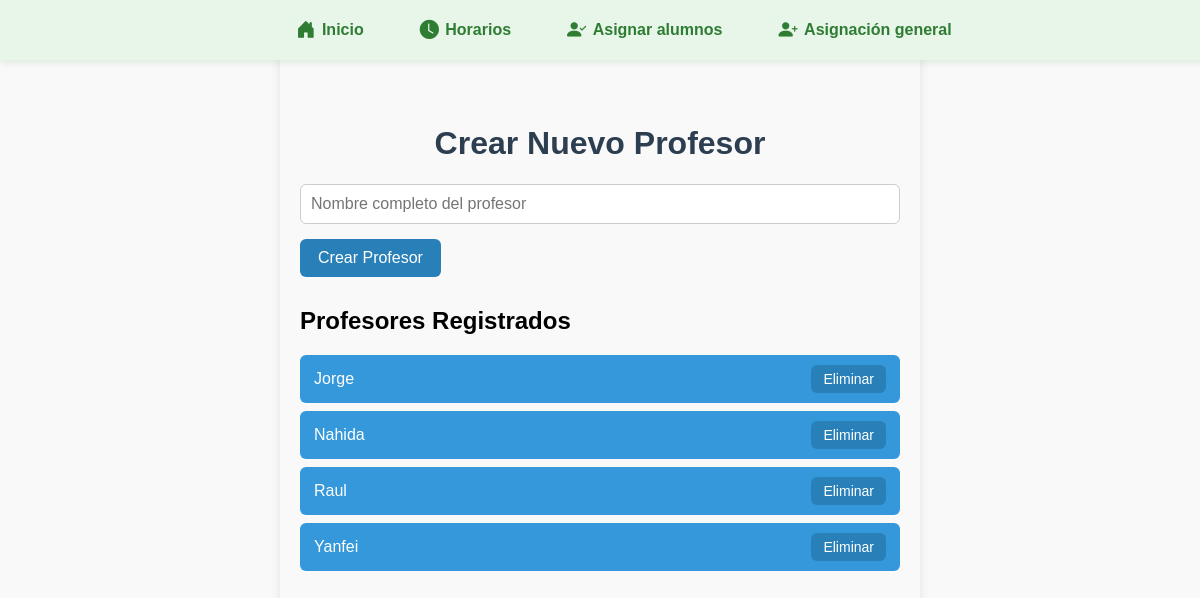
The app's page /crear_profesores.php, older data.
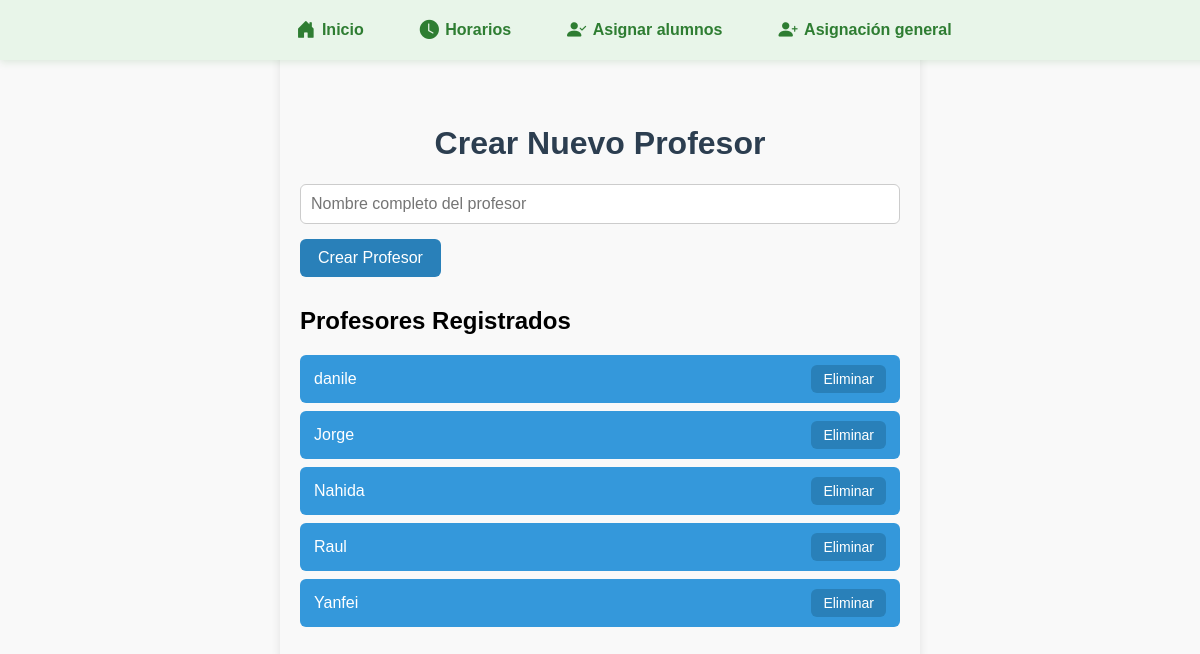
The same page, newer data.
### tables this page shows
CREATE TABLE `profesores` (
  `id` int(11) NOT NULL AUTO_INCREMENT,
  `nombre` varchar(100) NOT NULL,
  PRIMARY KEY (`id`)
);

### crear_profesores.php (the view, shortened to what this page needs)
<?php
require_once __DIR__ . '/includes/bd.php';
$profesores = $conexion->query("SELECT id, nombre FROM profesores ORDER BY nombre")->fetch_all(MYSQLI_ASSOC);
function escape($str) {
    return htmlspecialchars($str, ENT_QUOTES);
}
?>
<!DOCTYPE html>
<html lang="es">
<head>
</head>
<body style="font-family: Arial, sans-serif; max-width: 600px; margin: 30px auto; background: #f9f9f9; padding: 20px; border-radius: 8px; box-shadow: 0 3px 10px rgba(0,0,0,0.1);">
    <?php include 'navbar3.php'; ?>
    <br>
    <br>
    <br>
    <h1 style="color: #2c3e50; text-align: center;">Crear Nuevo Profesor</h1>
    <form method="POST" action="" style="margin-bottom: 30px;">
        <input
            type="text"
            name="nombre"
            placeholder="Nombre completo del profesor"
            required
            style="width: calc(100% - 22px); padding: 10px; font-size: 16px; border-radius: 6px; border: 1px solid #ccc; margin-bottom: 15px;"
        >
        <button
            type="submit"
            style="background-color: #2980b9; color: white; border: none; padding: 10px 18px; border-radius: 6px; font-size: 16px; cursor: pointer; transition: background-color 0.2s;"
            onmouseover="this.style.backgroundColor='#1c5980';"
            onmouseout="this.style.backgroundColor='#2980b9';"
        >
            Crear Profesor
        </button>
    </form>
    <h2 style="margin-top: 0;">Profesores Registrados</h2>
    <?php if (count($profesores) > 0): ?>
        <ul style="list-style-type: none; padding-left: 0;">
            <?php foreach ($profesores as $profesor): ?>
                <li
                    style="background: #3498db; color: white; padding: 10px 14px; margin-bottom: 8px; border-radius: 6px; display: flex; justify-content: space-between; align-items: center;"
                >
                    <?= escape($profesor['nombre']) ?>
                    <a
                        href="?eliminar_id=<?= $profesor['id'] ?>"
                        class="btn-eliminar"
                        onclick="return confirm('¿Seguro que deseas eliminar a <?= escape(addslashes($profesor['nombre'])) ?>?');"
                        style="background-color: #2980b9; color: white; border: none; padding: 6px 12px; border-radius: 6px; font-size: 14px; cursor: pointer; text-decoration: none; transition: background-color 0.2s;"
                        onmouseover="this.style.backgroundColor='#1c5980';"
                        onmouseout="this.style.backgroundColor='#2980b9';"
                    >
                        Eliminar
                    </a>
                </li>
            <?php endforeach; ?>
        </ul>
    <?php else: ?>
        <p>No hay profesores registrados.</p>
    <?php endif; ?>
</body>
</html>

### navbar3.php (shortened to what this page needs)
<!DOCTYPE html>
<html lang="es">
<head>
  <link href="https://cdn.jsdelivr.net/npm/bootstrap-icons@1.10.5/font/bootstrap-icons.css" rel="stylesheet" />
</head>
<body>
  <nav role="navigation" aria-label="Menú principal">
    <ul>
      <li>
        <a href="lista_alumnos.php">
          <i class="bi bi-house-door-fill"></i> Inicio
        </a>
      </li>
      <li>
        <a href="editar_horarios.php">
          <i class="bi bi-clock-fill"></i> Horarios
        </a>
      </li>
      <li>
        <a href="asignar_alumnos_a_sesiones.php">
          <i class="bi bi-person-check-fill"></i> Asignar alumnos
        </a>
      </li>
      <li>
        <a href="asignacion_general.php">
          <i class="bi bi-person-plus-fill"></i> Asignación general
        </a>
      </li>
    </ul>
  </nav>
</body>
</html>

### navbar3.php (style rules this page uses)
nav { position: fixed; top: 0; left: 0; width: 100%; background: #e8f5e9; box-shadow: 0 2px 8px rgba(46, 125, 50, 0.15); padding: 0.7rem 1.5rem; display: flex; justify-content: center; align-items: center; z-index: 1000; }
nav ul { list-style: none; margin: 0; padding: 0; display: flex; gap: 1.5rem; align-items: center; }
nav a { color: #2e7d32; text-decoration: none; font-weight: 600; display: flex; align-items: center; gap: 0.4rem; padding: 0.5rem 1rem; border-radius: 8px; font-size: 1rem; transition: all 0.3s ease; }
nav i { font-size: 1.2rem; transition: transform 0.3s ease; }

Row changes from the older to the newer data that the page shows:
added profesores: nombre "danile"
